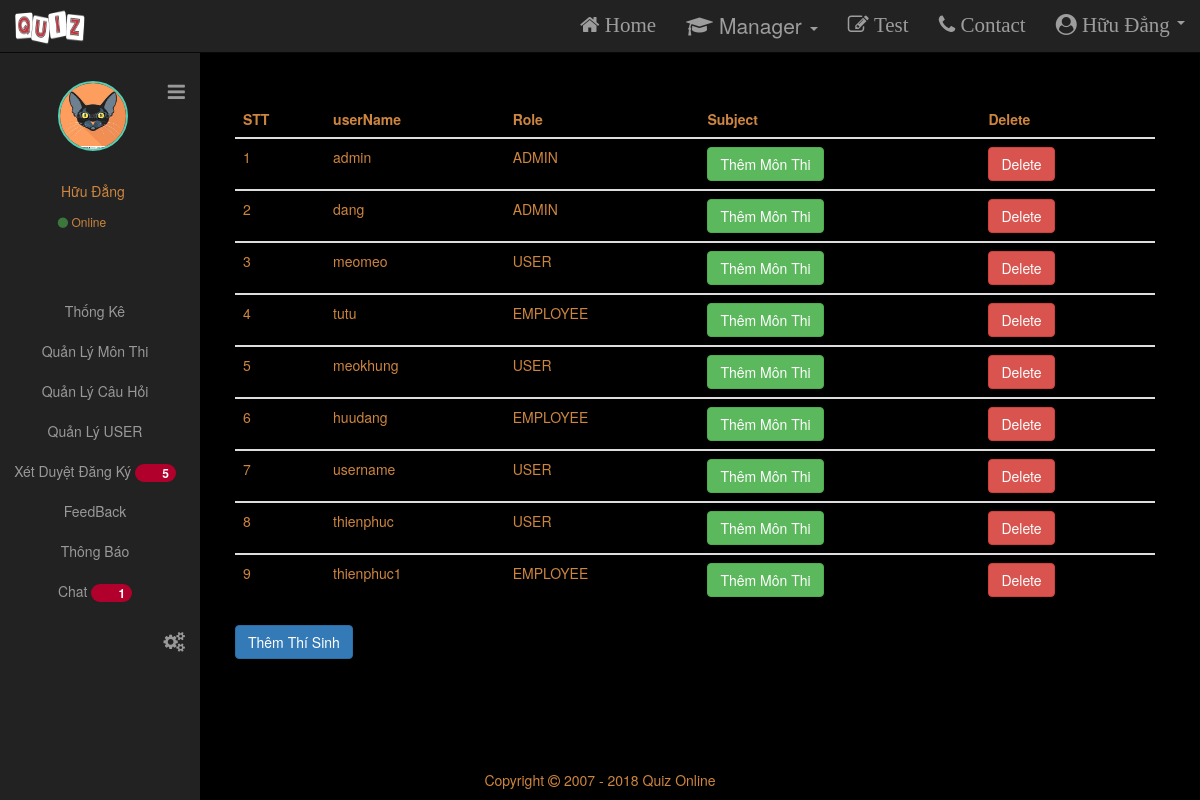
Page /list_member.php (signed in) on the committed database.
### tables this page shows
CREATE TABLE `member` (
  `id_member` int(11) NOT NULL,
  `username` varchar(65) NOT NULL,
  `password` varchar(65) NOT NULL,
  `role` varchar(50) NOT NULL,
  `name` varchar(100) NOT NULL,
  `email` varchar(100) NOT NULL
);

CREATE TABLE `profile` (
  `id_profile` int(11) NOT NULL,
  `image` varchar(100) NOT NULL,
  `description` varchar(250) NOT NULL,
  `id_member` int(11) NOT NULL
);

### Config/db.php (called while the page is built, shortened)
<?php
$tb_name="member";
$profile = "profile";
?>

### list_member.php (the view, shortened to what this page needs)
<?php
require_once('Config/db.php');?>
<?php
if (isset($_SESSION['username']) == false) {
    header('Location: login.php');
}else {
    $username=$_SESSION['username'];
    $sql = mysqli_query($conn,"select *from $tb_name WHERE  username = '$username'");
    $row = mysqli_fetch_array($sql);
    if ($row['role'] == 'USER' || $row['role'] == 'EMPLOYEE') {
        $_SESSION['role'] = $row['role'];
       ?>
        <script>
            window.alert("You do not have role to access this page");
            window.location="home.php"
        </script>
        <?php
    } else {
        ?>
        <!DOCTYPE html>
        <html lang="en">
        <head>
            <link  type="text/css" href="style.css" rel="stylesheet">
			<link rel="stylesheet" href="http://maxcdn.bootstrapcdn.com/font-awesome/4.4.0/css/font-awesome.min.css">
			<link rel="stylesheet" href="https://maxcdn.bootstrapcdn.com/bootstrap/3.3.7/css/bootstrap.min.css">
</head>
 <body>
<?php require_once('NavBar.php');?>
<div class="row content col-sm-12">
<?php require_once('sideNavDemo.php'); ?>
    <div class ="col-sm-12">
 <br/> <br/> <br/>
<div class="table-responsive">
  <table class="table text">
    <thead>
      <tr>
        <th>STT</th>
        <th>userName</th>
        <th>Role</th>
        <th>Subject</th>
        <th>Delete</th>
      </tr>
    </thead>
    <?php
		$count = 0;
		$sql2=mysqli_query($conn,"SELECT * FROM member ");
		while ($result = mysqli_fetch_array($sql2)) {
            $count += 1;
    ?>
    <tbody>
      <tr>
        <td><?= $count ?></td>
        <td><?= $result['username'] ?></td>
        <td><?= $result['role'] ?></td>
        <td><a href="subject.php?id_member=<?=$result['id_member']?>" class="btn btn-success">Thêm Môn Thi</td>
        <td><a onclick="return confirm('Are you sure want to delete this user?')" href="delete.php?id_member=<?=$result['id_member']?>" class="btn btn-danger">Delete</td>
      </tr>
    </tbody>
    <?php
        }
	?>
  </table>
  <a class = "btn btn-primary" href = "add-member.php">Thêm Thí Sinh</a>
  </div>
</div>
    </div>
            <?php
    }
?>
    <?php
        }
    ?>
    	<br/><br/><br/><br/>
    <footer style="position:fixed;bottom:0px;width:100%;text-align:center;" id="whatever" class="container-fluid text-center text">
		<p>Copyright <i class="fa fa-copyright"></i> 2007 - 2018 Quiz Online</p>
	</footer>
</body>
</html>

### NavBar.php (shortened to what this page needs)
<?php
require_once('Config/db.php');
?>
<!DOCTYPE html>
<html>
<head>
		<link  type="text/css" href="./style.css" rel="stylesheet">
    <link rel="stylesheet" href="http://maxcdn.bootstrapcdn.com/font-awesome/4.7.0/css/font-awesome.min.css">
	<link rel="stylesheet" href="https://maxcdn.bootstrapcdn.com/bootstrap/3.3.7/css/bootstrap.min.css">
</head>
<body>
<nav class="navbar navbar-inverse navbar-fixed-top" style="width:100%" >
	  <div class="container-fluid">
		<div class="navbar-header">
		  <span class="navbar-brand">
				<img src="./images/quiz3.png" style ="width:70px;height:51px;margin-top:-13px "/>
		  </span>
		</div>
		<div class = "collapse navbar-collapse" id="myNavbar">
		<ul class="nav navbar-nav navbar-right " >
		  <li><a class="fa fa-home" href="index.php"> Home</a></li>
		  <li class="dropdown">
			<a class="dropdown-toggle" data-toggle="dropdown" href="#">
			<span ><i class="fa fa-graduation-cap "></i></span>
			Manager
			<span class="caret"></span></a>
		  </li>
		  <li><a class="fa fa-pencil-square-o" href="library.php"> Test</a></li>
		  <li><a class="fa fa-phone" href="Contact.php"> Contact</a></li>
		<?php
			if($_SESSION['username']){
				$id_member = $_SESSION['id_member'];
				$role =mysqli_query($conn,"select role,name from member where id_member = '$id_member' ");
				$row = $role->fetch_assoc();
				if($row['role'] == 'ADMIN') {
			?>
			<li class="dropdown">
					<a class="dropdown-toggle fa fa-user-circle" data-toggle="dropdown" href="#">	<?php echo $row['name'] ?>
					<span class="caret"></span></a>
		  </li>
				<?php
			}
		}
		?>
		</ul>
	  </div>
		</div>
	</nav>
</body>
</html>

### sideNavDemo.php (shortened to what this page needs)
<!DOCTYPE html>
<html>
<head>
			<link rel="stylesheet" href="http://maxcdn.bootstrapcdn.com/font-awesome/4.4.0/css/font-awesome.min.css">
			<link rel="stylesheet" href="https://maxcdn.bootstrapcdn.com/bootstrap/3.3.7/css/bootstrap.min.css">
</head>
<body>
<?php require_once('NavBar.php');?>
<div class="container">
	<div class="row">
		 <div id="wrapper">
        <div id="sidebar-wrapper">
    <ul class="sidebar-nav" style="margin-left:0;">
            <li class="sidebar-brand">
                <a href="#menu-toggle"  id="menu-toggle" style="margin-top:20px;float:right;" >
                <i class="fa fa-bars " style="font-size:20px !Important;" aria-hidden="true" aria-hidden="true"></i>
            </li>
    <ul class="profile-header-container ">
    	<span class="profile-header-img">
            <?php
                if(isset($_SESSION['id_member'])){
                $id_member =  $_SESSION['id_member'];
                    $sql = mysqli_query($conn,"select *from $profile WHERE  id_member = '$id_member'");
                    while ($result = mysqli_fetch_array($sql)) {
                        ?>
                             <img class="img-circle" src="images/<?= $result['image'] ?>" />
                        <?php
                    }
                }
            ?>
        </span>
        <span class="profile-header-text">
             <?php
              if(isset($_SESSION['id_member'])){
                $id_member =  $_SESSION['id_member'];
                    $sql1 = mysqli_query($conn,"select *from member WHERE  id_member = '$id_member'");
                    while ($result1 = mysqli_fetch_array($sql1)) {
                        ?>
                            <p> <?= $result1['name'] ?></p>
                        <?php
                    }
                }
            ?>
          <span style="font-size:12px"><i style="font-size:12px" class="fa fa-circle text-success"></i> Online</span>
        </span>
    </ul>
    <?php
             $sql2 = mysqli_query($conn,"select count(*) as tmp from exam_registration");
             $count = mysqli_fetch_array($sql2);
             $sql3 = mysqli_query($conn,"select  count(status) as tmp from chat where status = 1");
             $count_chat = mysqli_fetch_array($sql3);
    ?>
    <br/><br/><br/>
        <li><a class="menu" href="admin.php">Thống Kê</a></li>
        <li><a class="menu" href="subjectAdmin.php">Quản Lý Môn Thi</a></li>
        <li><a class="menu" href="addQues.php">Quản Lý Câu Hỏi</a></li>
        <li><a class="menu" href="list_member.php">Quản Lý USER</a></li>
        <li><a class="menu" href="Approved.php">Xét Duyệt Đăng Ký <span style = "background-color:#b1002c;" class="badge"><?=$count['tmp'] ?></span></a></li>
        <li><a class="menu" href="feedback.php">FeedBack</a></li>
        <li><a class="menu" href="news.php">Thông Báo</a></li>
        <li><a class="menu" href="ChatAdmin.php">Chat <span style = "background-color:#b1002c;" class=" <?php
        if($count_chat['tmp'] == 0){
            echo 'aaaaa';
        }else {
            echo 'badge';
        }
        ?>
         ">
        <?php if($count_chat['tmp'] == 0){
            echo null;
        }else{
            echo $count_chat['tmp'] ;
        }
        ?>
        </span></a></li>
        <li class="sidebar-brand">
            <a href="#" data-toggle="modal" data-target="#myTheme" style="margin-bottom:10px;float:right;" >
            <i class="fa fa-cogs " style="font-size:20px !Important;" aria-hidden="true" aria-hidden="true"></i>
        </li>
    </ul>
</div>
</body>
</html>

### style.css (style rules this page uses)
nav { font-size:21px; text-align:center; width:100%; }
.container img { margin-top: -45px; margin-bottom: 30px; height: 100px; }
.changeTheme { background-color: rgba(0, 0, 0, 1); }
.changeTheme .text { color: peru; }

### sideNavDemo.php (style rules this page uses)
body { overflow-x: hidden; }
#wrapper { padding-left: 0; -webkit-transition: all 0.6s ease; -moz-transition: all 0.6s ease; -o-transition: all 0.6s ease; transition: all 0.7s ease; }
#sidebar-wrapper { z-index: 1000; position: fixed; left: 250px; width: 0; height: 100%; margin-left: -250px; overflow-y: auto; background-color: #222222 !Important; -webkit-transition: all 0.5s ease; -moz-transition: all 0.5s ease; -o-transition: all 0.5s ease; transition: all 0.5s ease; }
.sidebar-nav { position: absolute; top: 0; right:15px; width: 200px; margin: 0; padding: 0; list-style: none; }
.sidebar-nav li { text-indent: 20px; line-height: 40px; }
.sidebar-nav li a { display: block; text-decoration: none; color: #999999; }
.sidebar-nav > .sidebar-brand { height: 65px; font-size: 18px; line-height: 60px; }
.sidebar-nav > .sidebar-brand a { color: #999999; }
@media (min-width:768px) { #wrapper { padding-left: 220px; } }
@media (min-width:768px) { #sidebar-wrapper { width: 200px; } }
.profile-header-img > img.img-circle { width: 70px; height: 70px; border: 2px solid #51D2B7; }
.profile-header-text { color:peru; text-align:center; text-decoration: none; }
.menu { text-align:center; }

### rows in the picture
member: name "Hữu Đẳng", username "admin", role "ADMIN"
profile: image (picture)
member: username "dang", role "ADMIN"
member: username "meomeo", role "USER"
member: username "tutu", role "EMPLOYEE"
member: username "meokhung", role "USER"
member: username "huudang", role "EMPLOYEE"
member: username "username", role "USER"
member: username "thienphuc", role "USER"
member: username "thienphuc1", role "EMPLOYEE"

### other values in the picture
$count['tmp'] "5"
$count_chat['tmp'] "1"
